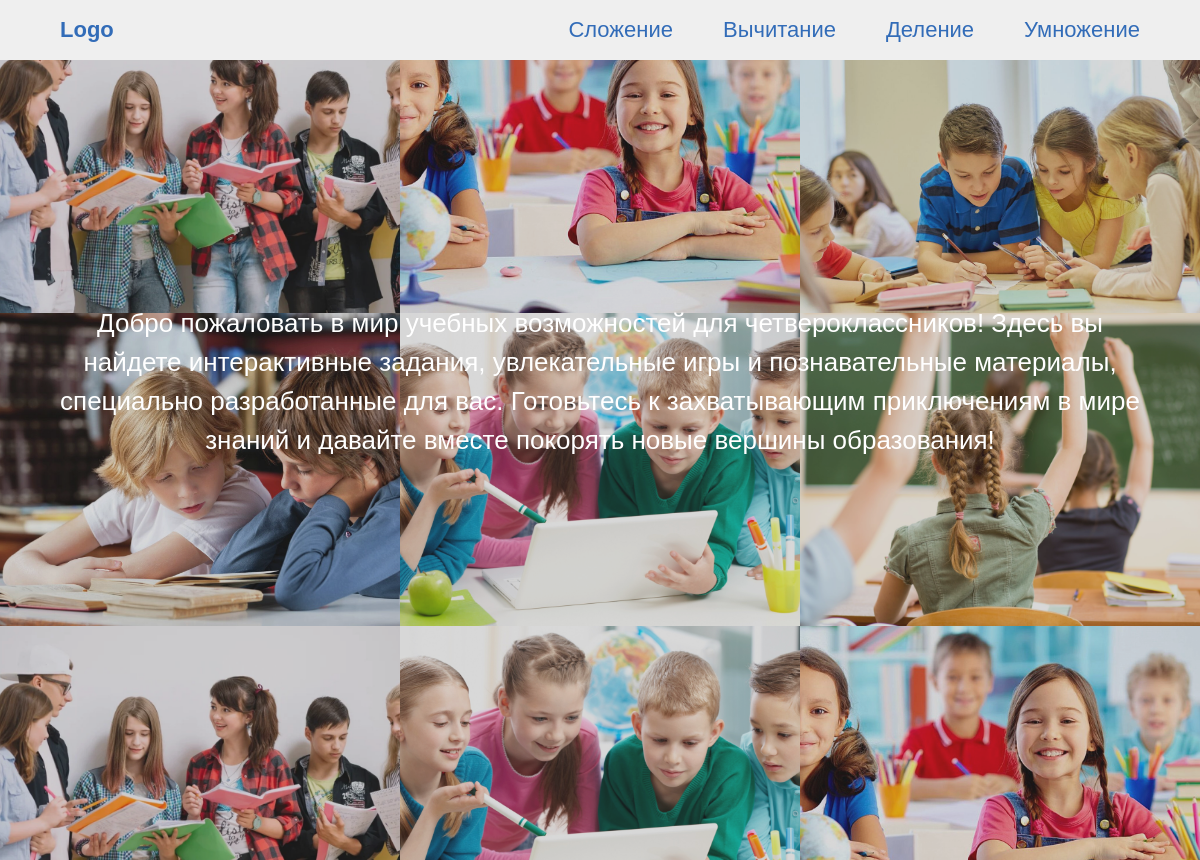
The page / on the database its author committed.
### tasks/models.py (models this page shows, shortened)
class Type(models.Model):
    title = models.CharField(max_length=48, verbose_name='Название')
    def get_absolute_url(self):
        return reverse('tasks', kwargs={'type_id': self.id})

### tasks/views.py (the view)
# urls.py: path('', main_page, name='main_page'),
def main_page(request):
    return render(request, template_name='main_page.html', context={
        'title': 'Главная страница',
        'types': Type.objects.all()
    })

### templates/main_page.html (shortened to what this page needs)
<!DOCTYPE html>
<html lang="en">
<head>
  {% load static %}
  <link rel="stylesheet" type="text/css" href="{% static 'css/style.css' %}">
</head>
<body>
  <div class="wrapper">
    <div class="header__block">
      <div class="header__body">
        <div class="header__logo">Logo</div>
        <nav class="header__menu">
          <ul class="header__list">
            {% for type in types %}
            <li class="header__item">
              <a class="header__link" href="{{ type.get_absolute_url }}">{{ type.title }}</a>
            </li>
            {% endfor %}
          </ul>
        </nav>
      </div>
    </div>
    <div class="content__text">
      <span>
        Добро пожаловать в мир учебных возможностей для четвероклассников! Здесь вы найдете интерактивные задания,
        увлекательные игры и познавательные материалы, специально разработанные для вас. Готовьтесь к захватывающим
        приключениям в мире знаний и давайте вместе покорять новые вершины образования!
      </span>
    </div>
    <div class="content__block">
      <div class="content__body">
        <div class="content__gallery">
          <div class="content__gallery-row">
            <div class="content__gallery-column">
              <div class="content__gallery-item">
                <img src="{% static 'img/1.jpg' %}" alt="1">
              </div>
            </div>
            <div class="content__gallery-column">
              <div class="content__gallery-item">
                <img src="{% static 'img/2.jpg' %}" alt="1">
              </div>
            </div>
            <div class="content__gallery-column">
              <div class="content__gallery-item">
                <img src="{% static 'img/3.jpg' %}" alt="1">
              </div>
            </div>
          </div>
          <div class="content__gallery-row">
            <div class="content__gallery-column">
              <div class="content__gallery-item">
                <img src="{% static 'img/4.jpg' %}" alt="1">
              </div>
            </div>
            <div class="content__gallery-column">
              <div class="content__gallery-item">
                <img src="{% static 'img/5.jpg' %}" alt="1">
              </div>
            </div>
            <div class="content__gallery-column">
              <div class="content__gallery-item">
                <img src="{% static 'img/6.jpg' %}" alt="1">
              </div>
            </div>
          </div>
          <div class="content__gallery-row">
            <div class="content__gallery-column">
              <div class="content__gallery-item">
                <img src="{% static 'img/1.jpg' %}" alt="1">
              </div>
            </div>
            <div class="content__gallery-column">
              <div class="content__gallery-item">
                <img src="{% static 'img/5.jpg' %}" alt="1">
              </div>
            </div>
            <div class="content__gallery-column">
              <div class="content__gallery-item">
                <img src="{% static 'img/2.jpg' %}" alt="1">
              </div>
            </div>
          </div>
        </div>
      </div>
    </div>
  </div>
</body>
</html>

### tasks/static/css/style.css (style rules this page uses)
* { padding: 0; margin: 0; border: 0; font-family: "Nunito", sans-serif; }
*, *:before, *:after { -webkit-box-sizing: border-box; box-sizing: border-box; }
nav, footer, header, aside { display: block; }
html, body { height: 100%; width: 100%; font-size: 100%; line-height: 1; font-size: 14px; -ms-text-size-adjust: 100%; -moz-text-size-adjust: 100%; -webkit-text-size-adjust: 100%; }
a, a:visited { text-decoration: none; }
ul li { list-style: none; }
img { vertical-align: top; }
.wrapper { position: relative; min-height: 100%; overflow: hidden; }
.header__block { position: relative; z-index: 3; min-height: 5vh; }
.header__block::before { content: ''; position: absolute; top: 0; left: 0; width: 100%; height: 7.5vh; background-color: #efefef; }
.header__body { position: relative; z-index: 50; padding: 0px 5vw; display: flex; align-items: center; justify-content: space-between; }
.header__logo { color: #326cb8; font-size: 22px; font-weight: 700; }
.header__list { display: flex; }
.header__item { min-height: 7.5vh; display: flex; align-items: center; justify-content: center; margin: 0px 50px 0px 0px; }
.header__item:last-child { margin: 0px 0px 0px 0px; }
.header__link { color: #326cb8; font-size: 22px; font-weight: 500; }
.content__block { position: absolute; top: 0; left: 0; }
.content__text { height: 100vh; display: flex; align-items: center; justify-content: center; position: relative; text-align: center; line-height: 150%; z-index: 2; padding: 0px 5vw; font-size: 26px; font-weight: 500; color: #fff; }
.content__text span { transform: translate(0px, -50%); }
.content__text::before { content: ''; position: absolute; top: 0; left: 0; width: 100%; height: 100vh; z-index: -1; background-color: rgba(0, 0, 0, 0.15); pointer-events: none; }
.content__gallery-row { display: flex; }
.content__gallery-column { flex: 1 1 33%; }
.content__gallery-item img { width: 100%; height: 100%; min-height: 313px; max-height: 313px; opacity: 0.9; object-fit: cover; }

### rows shown on the page
Type: title "Сложение"
Type: title "Вычитание"
Type: title "Деление"
Type: title "Умножение"
